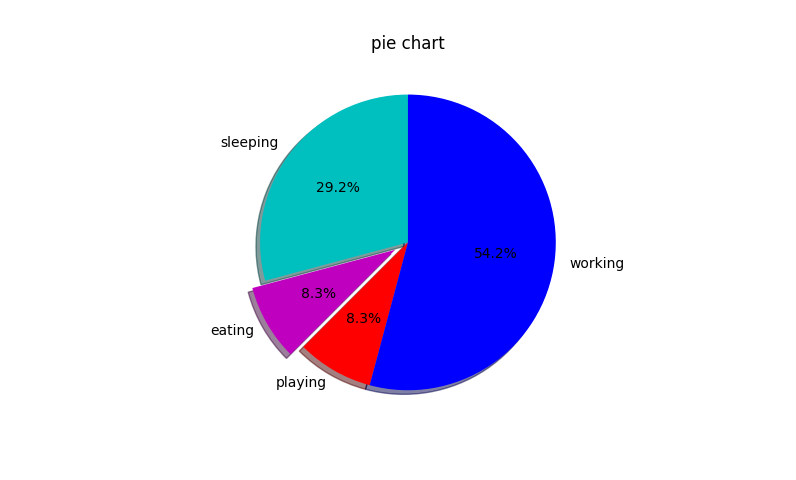

Source code (Python):
from matplotlib import pyplot

slices = [7, 2, 2, 13]
cols = ["c", "m", "r", "b"]
activities = ['sleeping', 'eating', 'playing', 'working']

pyplot.pie(slices,
           labels=activities,
           colors=cols,
           startangle=90,
           shadow=True,
           explode=(0, 0.1, 0, 0),
           autopct="%1.1f%%")

pyplot.title("pie chart")
pyplot.show()
